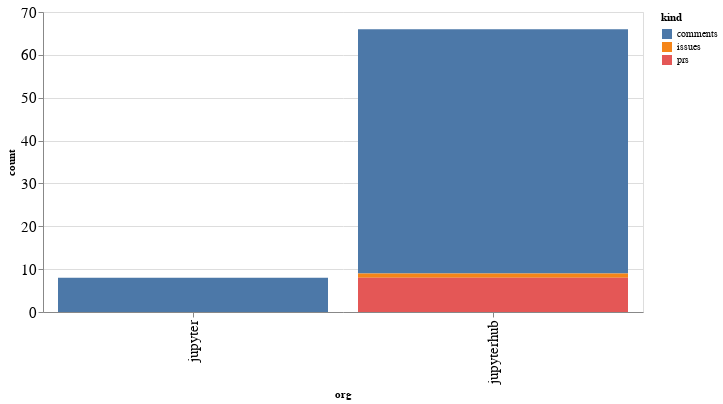

Notebook cell for this chart:
### Code cell
alt.Chart(org_summaries, width=600).mark_bar().encode(
    x='org',
    y='count',
    color='kind',
    tooltip="org"
)

### Figure 1 — Vega-Lite specification as saved in the notebook (floating-point values rounded to 4 significant figures)
{"config": {"axisLeft": {"labelFontSize": 15}, "axisBottom": {"labelFontSize": 15}}, "data": {"name": "data-682207ab0afeab653651b949e68cb0a2"}, "mark": "bar", "encoding": {"color": {"type": "nominal", "field": "kind"}, "tooltip": {"type": "nominal", "field": "org"}, "x": {"type": "nominal", "field": "org"}, "y": {"type": "quantitative", "field": "count"}}, "width": 600, "$schema": "https://vega.github.io/schema/vega-lite/v4.8.1.json", "datasets": {"data-682207ab0afeab653651b949e68cb0a2": [{"org": "jupyter", "kind": "comments", "count": 8}, {"org": "jupyterhub", "kind": "comments", "count": 57}, {"org": "jupyterhub", "kind": "issues", "count": 1}, {"org": "jupyterhub", "kind": "prs", "count": 8}]}}
